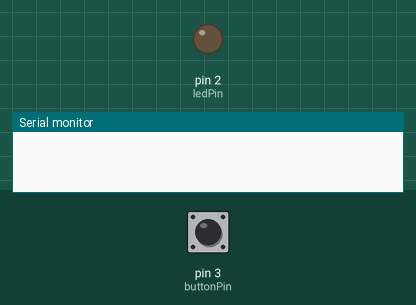
Simulated run of this sketch. Board: Arduino Uno, built with avr-gcc and run on an emulated ATmega328P. On the bench: output pins drawn as LEDs (lit = HIGH), the last lines printed to the serial monitor. The inputs (shaded band) are chosen by the test bench; at power-on: pin 3 (buttonPin) LOW.

Above: at 1.2 s.
1.3 s: pin 3 (buttonPin) pulled HIGH for 0.15 s
At 1.37 s:
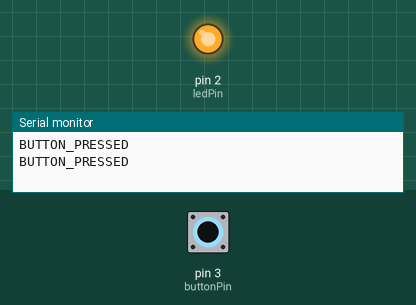
2.9 s: pin 3 (buttonPin) pulled HIGH for 3.2 s
At 6.6 s:
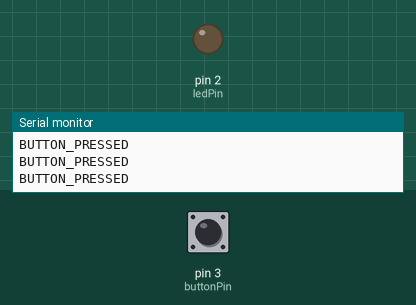
Timing chart, 0 to 8.1 s (numbered marks = the images above; inputs shaded):
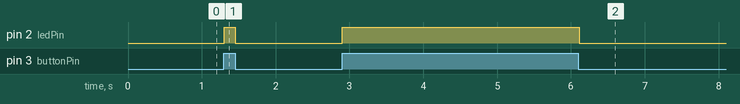

Measured:
- after the input at 1.3 s, pin 2 (ledPin): LOW → HIGH at once, → LOW 0.15 s later
- after the input at 2.9 s, pin 2 (ledPin): LOW → HIGH at once, → LOW 3.2 s later

The sketch:

Panel-RaspPiSignal_ButtonLed_1.0.ino
```cpp
// Panel.ino

const int buttonPin = 3;
const int ledPin = 2;

void setup() {
  pinMode(buttonPin, INPUT);
  pinMode(ledPin, OUTPUT);
  Serial.begin(9600);
}

void loop() {
  int buttonState = digitalRead(buttonPin);

  if (buttonState == HIGH) {
    digitalWrite(ledPin, HIGH);
    Serial.println("BUTTON_PRESSED");
  } else {
    digitalWrite(ledPin, LOW);
  }

  delay(50);  // Debounce delay
}
```
